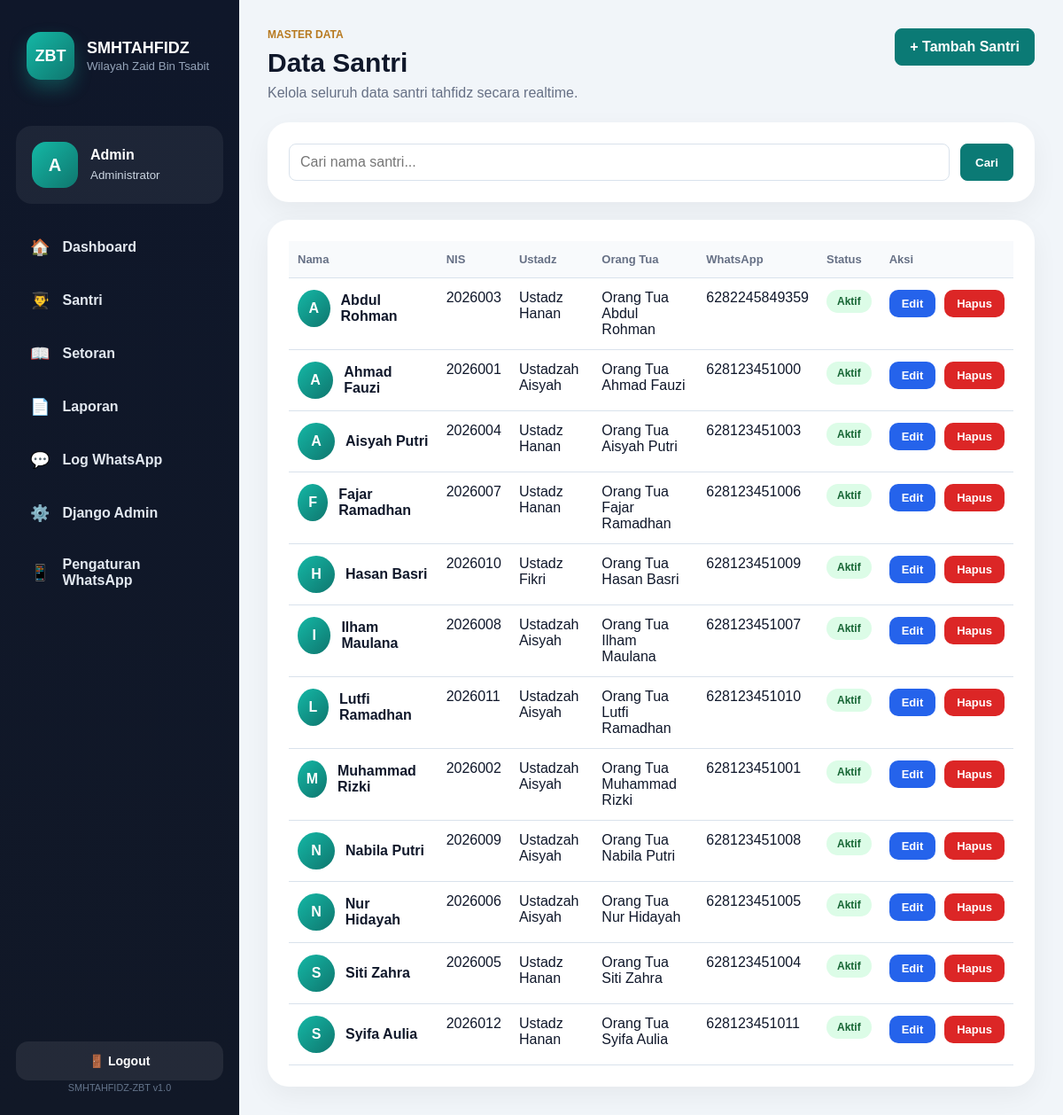
/santri/ (signed in), run on the app's committed database.
### accounts/models.py (models this page shows, shortened)
class User(AbstractUser):
    ROLE_CHOICES = [
        ("admin", "Administrator"),
        ("pembina", "Pembina"),
    ]
    role = models.CharField(
        max_length=20,
        choices=ROLE_CHOICES,
        default="pembina"
    )

### santri/models.py (models this page shows, shortened)
class Santri(models.Model):
    JENIS_KELAMIN_CHOICES = [
        ("L", "Laki-laki"),
        ("P", "Perempuan"),
    ]
    nama = models.CharField(max_length=150)
    nis = models.CharField("NIS", max_length=50, unique=True)
    jenis_kelamin = models.CharField(max_length=1, choices=JENIS_KELAMIN_CHOICES)
    tanggal_lahir = models.DateField(null=True, blank=True)
    ustadz_pembina = models.CharField(max_length=150, default="Belum diisi")
    nama_orang_tua = models.CharField(max_length=150)
    nomor_wa_orang_tua = models.CharField("Nomor WhatsApp Orang Tua", max_length=20)
    alamat = models.TextField(blank=True)
    aktif = models.BooleanField(default=True)
    created_at = models.DateTimeField(auto_now_add=True)
    class Meta:
        verbose_name = "Santri"
        verbose_name_plural = "Santri"
        ordering = ["nama"]

### accounts/decorators.py (the view)
    def wrapper(request, *args, **kwargs):
        if request.user.role != "admin":
            return redirect("beranda:index")
        return view_func(request, *args, **kwargs)

### santri/views.py (called while the page is built)
@login_required
@admin_required
def student_list(request):
    query = request.GET.get("q", "")
    santri = Santri.objects.all()
    if query:
        santri = santri.filter(nama__icontains=query)
    return render(request, "santri/student_list.html", {"santri": santri, "query": query})

### templates/santri/student_list.html (shortened to what this page needs)
{% extends "base.html" %}
{% block content %}
<section class="page-header modern-page-header">
    <div>
        <p class="eyebrow">
            Master Data
        </p>
        <h1>
            Data Santri
        </h1>
        <p class="page-description">
            Kelola seluruh data santri tahfidz secara realtime.
        </p>
    </div>
    <a class="button primary modern-button"
       href="{% url 'santri:create' %}">
        + Tambah Santri
    </a>
</section>
<section class="modern-panel search-panel">
    <form class="modern-search-form"
          method="get">
        <input
            type="search"
            name="q"
            value="{{ query }}"
            placeholder="Cari nama santri..."
        />
        <button class="button primary"
                type="submit">
            Cari
        </button>
    </form>
</section>
<section class="modern-panel">
    <div class="table-wrap">
        <table class="modern-table">
            <thead>
                <tr>
                    <th>Nama</th>
                    <th>NIS</th>
                    <th>Ustadz</th>
                    <th>Orang Tua</th>
                    <th>WhatsApp</th>
                    <th>Status</th>
                    <th>Aksi</th>
                </tr>
            </thead>
            <tbody>
                {% for item in santri %}
                <tr>
                    <td>
                        <div class="student-name">
                            <div class="student-avatar">
                                {{ item.nama|slice:":1" }}
                            </div>
                            <div>
                                <strong>
                                    {{ item.nama }}
                                </strong>
                            </div>
                        </div>
                    </td>
                    <td>
                        {{ item.nis }}
                    </td>
                    <td>
                        {{ item.ustadz_pembina }}
                    </td>
                    <td>
                        {{ item.nama_orang_tua }}
                    </td>
                    <td>
                        {{ item.nomor_wa_orang_tua }}
                    </td>
                    <td>
                        {% if item.aktif %}
                            <span class="status-badge status-success">
                                Aktif
                            </span>
                        {% else %}
                            <span class="status-badge status-failed">
                                Nonaktif
                            </span>
                        {% endif %}
                    </td>
                    <td>
                        <div class="modern-action-group">
                            <a class="modern-action-btn edit-btn"
                               href="{% url 'santri:update' item.pk %}">
                                Edit
                            </a>
                            <a class="modern-action-btn delete-btn"
                               href="{% url 'santri:delete' item.pk %}"
                               onclick="return confirm('Yakin ingin menghapus data ini?');">
                                Hapus
                            </a>
                        </div>
                    </td>
                </tr>
                {% empty %}
                <tr>
                    <td colspan="7">
                        Belum ada data santri.
                    </td>
                </tr>
                {% endfor %}
            </tbody>
        </table>
    </div>
</section>
{% endblock %}

### templates/base.html (shortened to what this page needs)
{% load static %}
<!doctype html>
<html lang="id">
<head>
    <link rel="stylesheet"
          href="{% static 'css/app.css' %}?v=20" />
</head>
<body>
    <aside class="modern-sidebar">
        <div class="sidebar-top">
            <div class="modern-brand">
                <div class="modern-brand-logo">
                    ZBT
                </div>
                <div>
                    <strong>
                        SMHTAHFIDZ
                    </strong>
                    <small>
                        Wilayah Zaid Bin Tsabit
                    </small>
                </div>
            </div>
        </div>
        <div class="sidebar-user">
            <div class="sidebar-user-avatar">
                {{ request.user.username|slice:":1"|upper }}
            </div>
            <div>
                <strong>
                    {{ request.user.username }}
                </strong>
                <small>
                    {{ request.user.get_role_display }}
                </small>
            </div>
        </div>
        <nav class="modern-nav">
            <a href="{% url 'beranda:index' %}">
                <span>🏠</span>
                Dashboard
            </a>
            {% if request.user.role == 'admin' %}
            <a href="{% url 'santri:list' %}">
                <span>👨‍🎓</span>
                Santri
            </a>
            {% endif %}
            <a href="{% url 'hafalan:list' %}">
                <span>📖</span>
                Setoran
            </a>
            <a href="{% url 'laporan:list' %}">
                <span>📄</span>
                Laporan
            </a>
            {% if request.user.role == 'admin' %}
            <a href="{% url 'whatsapp_gateway:list' %}">
                <span>💬</span>
                Log WhatsApp
            </a>
            <a href="/admin/">
                <span>⚙️</span>
                Django Admin
            </a>
            {% endif %}
            {% if request.user.role == 'admin' %}
            <a href="{% url 'whatsapp_gateway:setting' %}">
                <span>📱</span>
                Pengaturan WhatsApp
            </a>
            {% endif %}
        </nav>
        <div class="sidebar-footer">
            <form action="{% url 'logout' %}"
                  method="post">
                <button class="logout-button"
                        type="submit">
                    🚪 Logout
                </button>
            </form>
            <small>
                SMHTAHFIDZ-ZBT v1.0
            </small>
        </div>
    </aside>
    <main class="modern-main">
        {% block content %}
        {% endblock %}
    </main>
</body>
</html>

### data on the page
User: user.username "A", user.username "Admin", user.role "Administrator"
Santri: nama "A", nama "Abdul Rohman", nis "2026003", ustadz_pembina "Ustadz Hanan", nama_orang_tua "Orang Tua Abdul Rohman", nomor_wa_orang_tua "6282245849359", aktif "Aktif"
Santri: nama "A", nama "Ahmad Fauzi", nis "2026001", ustadz_pembina "Ustadzah Aisyah", nama_orang_tua "Orang Tua Ahmad Fauzi", nomor_wa_orang_tua "628123451000", aktif "Aktif"
Santri: nama "A", nama "Aisyah Putri", nis "2026004", ustadz_pembina "Ustadz Hanan", nama_orang_tua "Orang Tua Aisyah Putri", nomor_wa_orang_tua "628123451003", aktif "Aktif"
Santri: nama "F", nama "Fajar Ramadhan", nis "2026007", ustadz_pembina "Ustadz Hanan", nama_orang_tua "Orang Tua Fajar Ramadhan", nomor_wa_orang_tua "628123451006", aktif "Aktif"
Santri: nama "H", nama "Hasan Basri", nis "2026010", ustadz_pembina "Ustadz Fikri", nama_orang_tua "Orang Tua Hasan Basri", nomor_wa_orang_tua "628123451009", aktif "Aktif"
Santri: nama "I", nama "Ilham Maulana", nis "2026008", ustadz_pembina "Ustadzah Aisyah", nama_orang_tua "Orang Tua Ilham Maulana", nomor_wa_orang_tua "628123451007", aktif "Aktif"
Santri: nama "L", nama "Lutfi Ramadhan", nis "2026011", ustadz_pembina "Ustadzah Aisyah", nama_orang_tua "Orang Tua Lutfi Ramadhan", nomor_wa_orang_tua "628123451010", aktif "Aktif"
Santri: nama "M", nama "Muhammad Rizki", nis "2026002", ustadz_pembina "Ustadzah Aisyah", nama_orang_tua "Orang Tua Muhammad Rizki", nomor_wa_orang_tua "628123451001", aktif "Aktif"
Santri: nama "N", nama "Nabila Putri", nis "2026009", ustadz_pembina "Ustadzah Aisyah", nama_orang_tua "Orang Tua Nabila Putri", nomor_wa_orang_tua "628123451008", aktif "Aktif"
Santri: nama "N", nama "Nur Hidayah", nis "2026006", ustadz_pembina "Ustadzah Aisyah", nama_orang_tua "Orang Tua Nur Hidayah", nomor_wa_orang_tua "628123451005", aktif "Aktif"
Santri: nama "S", nama "Siti Zahra", nis "2026005", ustadz_pembina "Ustadz Hanan", nama_orang_tua "Orang Tua Siti Zahra", nomor_wa_orang_tua "628123451004", aktif "Aktif"
Santri: nama "S", nama "Syifa Aulia", nis "2026012", ustadz_pembina "Ustadz Hanan", nama_orang_tua "Orang Tua Syifa Aulia", nomor_wa_orang_tua "628123451011", aktif "Aktif"
